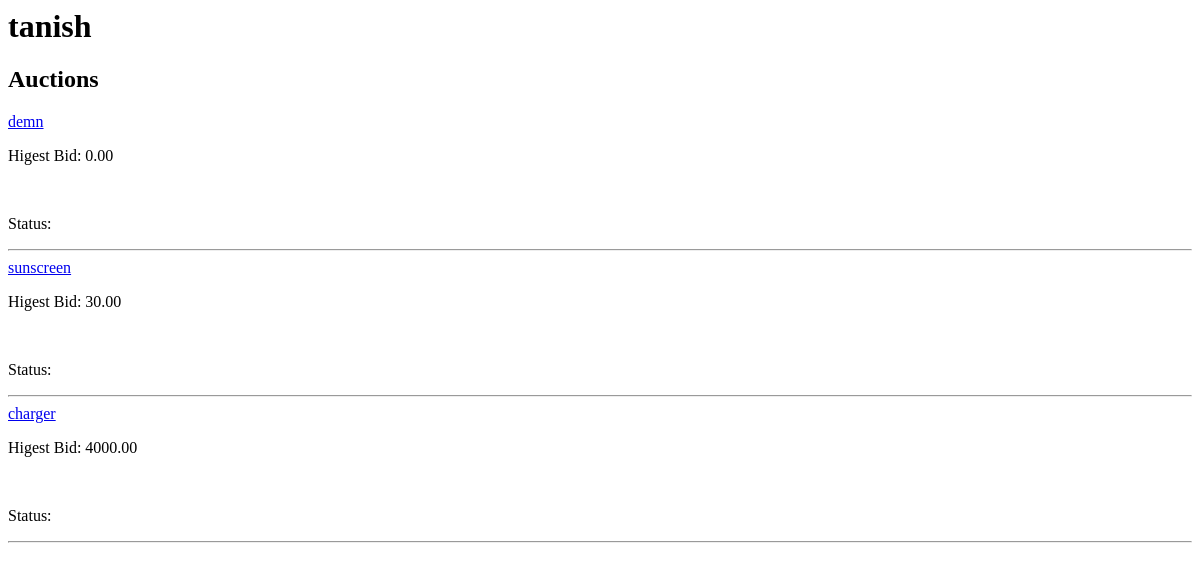
The app's page /profile/1/, older data.
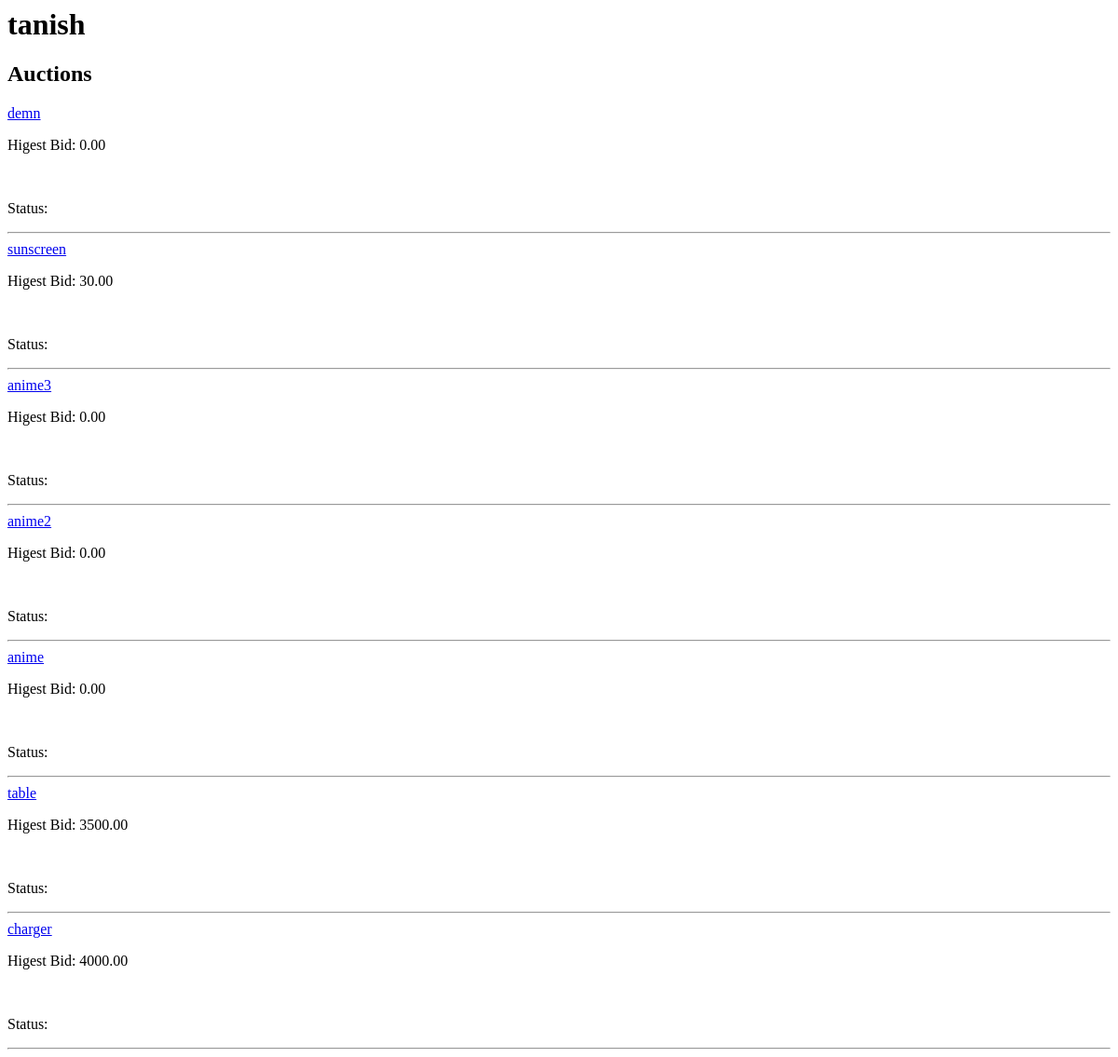
The same page, newer data.
### auction/models.py (models this page shows, shortened)
class Auction(models.Model):
    product = models.ForeignKey(Product, on_delete=models.CASCADE)
    seller = models.ForeignKey(User, on_delete=models.CASCADE, related_name='auction_selling')
    start_time = models.DateTimeField()
    end_time = models.DateTimeField()
    status = models.CharField(max_length=15, blank=True, null=True)
    higest_bid = models.DecimalField(decimal_places=2, default=0.0, max_digits=15)
    winner = models.ForeignKey(User, on_delete=models.SET_NULL, null=True, blank=True, related_name='auction_won')

class Product(models.Model):
    name = models.CharField(max_length=100)
    description = models.TextField(null=True)
    base_price = models.IntegerField(default=0)
    created = models.DateTimeField(auto_now_add=True)
    class Meta:
        ordering = ['-created']

### auction/views.py (the view)
# urls.py: path('profile/<str:pk>/', views.userProfile, name='userProfile'),
def userProfile(request, pk):
    user = User.objects.get(id=pk)
    auction = user.auction_selling.all().order_by('-start_time')
    context = {'user':user, 'auction':auction}
    return render(request, 'profile.html', context)

### templates/profile.html
<div>
    <h1>{{ user.username }}</h1>
    <div>
        <h2>Auctions</h2>
        {% for auction in auction %}
            <a href='/item/{{auction.id}}'>{{auction.product.name}}</a>
            <br>
            <p>Higest Bid: {{ auction.higest_bid }}</p>
            <br>
            <p>Status: {{ auction.product.status }}</p>
            <hr>
        {% endfor %}
    </div>
</div>

Row changes from the older to the newer data that the page shows:
added Auction: product.name "anime3", higest_bid "0.00"
added Auction: product.name "anime2", higest_bid "0.00"
added Auction: product.name "anime", higest_bid "0.00"
added Auction: product.name "table", higest_bid "3500.00"
